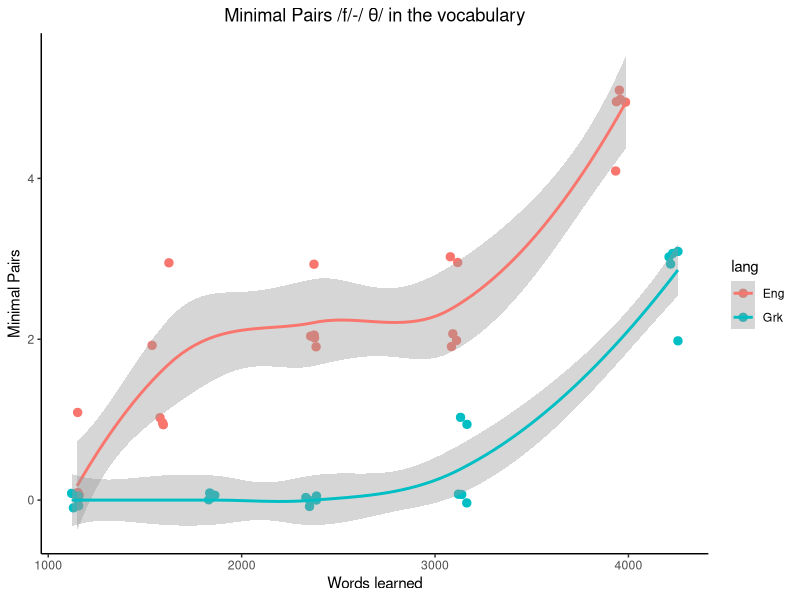
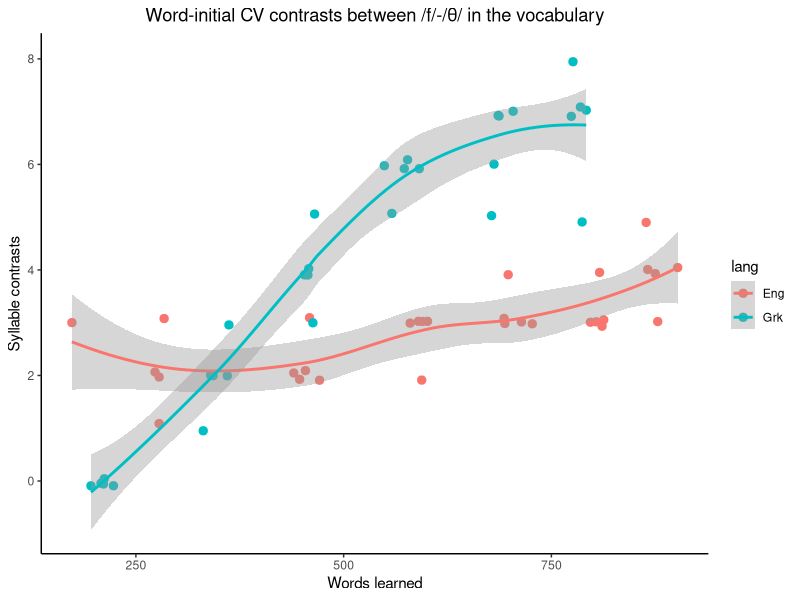

Write R code to recreate these figures, in order.
library(ggplot2)


data_mp = read.table('data_mp.txt', head=TRUE)

ggplot(data_mp, aes(iter, mp, group=lang, color=lang)) +
  geom_point(size=2.5, position=position_jitterdodge(jitter.width = 0.1, jitter.height=0.1)) +
  ggtitle("Minimal Pairs /f/-/ θ/ in the vocabulary")+
  geom_smooth() +
  xlab("Words learned") +
  ylab("Minimal Pairs") +
  theme_classic() +
  theme(plot.title = element_text(hjust = 0.5))


data_syl = read.table('data_syl.txt', head=TRUE)

ggplot(data_syl, aes(iter, mp, group=lang, color=lang)) +
  geom_point(size=2.5, position=position_jitterdodge(jitter.width = 0.1, jitter.height=0.1)) +
  ggtitle("Word-initial CV contrasts between /f/-/θ/ in the vocabulary")+
  geom_smooth() +
  xlab("Words learned") +
  ylab("Syllable contrasts") +
  theme_classic() +
  theme(plot.title = element_text(hjust = 0.5))



  

